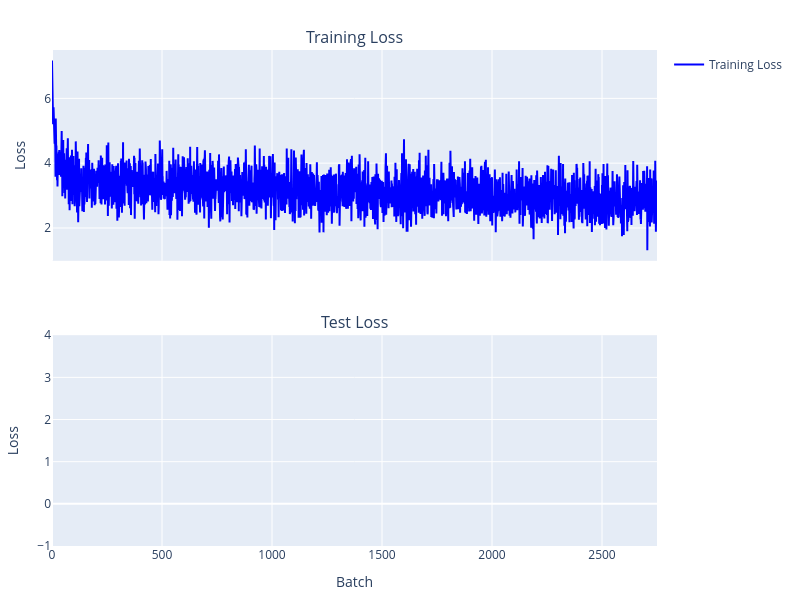

The notebook cell saved with this chart:
### Code cell
optim = torch.optim.Adam(model.parameters(), lr=LEARNING_RATE)
loss_func = torch.nn.CrossEntropyLoss()
cbs = [ProgressCallback(PROGRESS_UPDATE_FREQ), SaveModel()]
learner = Learner(model, optim, loss_func, train_loader, test_loader, cbs, device=device)
learner.fit(NUM_EPOCHS)

### Figure 1 — Plotly figure (JSON) as saved in the notebook; plotly's stock layout.template omitted (floating-point values rounded to 4 significant figures; data arrays with more than 128 entries replaced by an {"elided": "..."} marker saying what was removed)
{"data": [{"line": {"color": "blue"}, "mode": "lines", "name": "Training Loss", "type": "scatter", "x": {"elided": "2751 int values"}, "xaxis": "x", "y": {"elided": "2751 float values"}, "yaxis": "y"}, {"line": {"color": "orange"}, "mode": "lines", "name": "Test Loss", "type": "scatter", "x": [], "xaxis": "x2", "y": [], "yaxis": "y2"}], "layout": {"annotations": [{"font": {"size": 16}, "showarrow": false, "text": "Training Loss", "x": 0.5, "xanchor": "center", "xref": "paper", "y": 1, "yanchor": "bottom", "yref": "paper"}, {"font": {"size": 16}, "showarrow": false, "text": "Test Loss", "x": 0.5, "xanchor": "center", "xref": "paper", "y": 0.425, "yanchor": "bottom", "yref": "paper"}], "height": 600, "margin": {"b": 50, "l": 50, "r": 50, "t": 50}, "showlegend": true, "width": 800, "xaxis": {"anchor": "y", "domain": [0, 1], "matches": "x2", "showticklabels": false}, "xaxis2": {"anchor": "y2", "domain": [0, 1], "title": {"text": "Batch"}}, "yaxis": {"anchor": "x", "domain": [0.575, 1], "title": {"text": "Loss"}}, "yaxis2": {"anchor": "x2", "domain": [0, 0.425], "title": {"text": "Loss"}}}}
